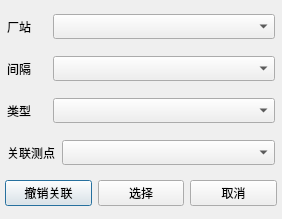
<?xml version="1.0" encoding="UTF-8"?>
<ui version="4.0">
 <class>pointSelectDlg</class>
 <widget class="QDialog" name="pointSelectDlg">
  <property name="geometry">
   <rect>
    <x>0</x>
    <y>0</y>
    <width>282</width>
    <height>219</height>
   </rect>
  </property>
  <property name="minimumSize">
   <size>
    <width>282</width>
    <height>219</height>
   </size>
  </property>
  <property name="maximumSize">
   <size>
    <width>16777215</width>
    <height>16777215</height>
   </size>
  </property>
  <property name="baseSize">
   <size>
    <width>282</width>
    <height>219</height>
   </size>
  </property>
  <property name="windowTitle">
   <string>测点关联定义</string>
  </property>
  <property name="windowIcon">
   <iconset resource="../mainwindow.qrc">
    <normaloff>:/image/config.png</normaloff>:/image/config.png</iconset>
  </property>
  <layout class="QVBoxLayout" name="verticalLayout">
   <property name="leftMargin">
    <number>5</number>
   </property>
   <property name="topMargin">
    <number>5</number>
   </property>
   <property name="rightMargin">
    <number>5</number>
   </property>
   <property name="bottomMargin">
    <number>5</number>
   </property>
   <item>
    <layout class="QHBoxLayout" name="horizontalLayout" stretch="1,5">
     <property name="spacing">
      <number>2</number>
     </property>
     <property name="sizeConstraint">
      <enum>QLayout::SetDefaultConstraint</enum>
     </property>
     <property name="leftMargin">
      <number>2</number>
     </property>
     <property name="topMargin">
      <number>2</number>
     </property>
     <property name="rightMargin">
      <number>2</number>
     </property>
     <property name="bottomMargin">
      <number>2</number>
     </property>
     <item>
      <widget class="QLabel" name="label">
       <property name="minimumSize">
        <size>
         <width>25</width>
         <height>0</height>
        </size>
       </property>
       <property name="text">
        <string>厂站</string>
       </property>
      </widget>
     </item>
     <item>
      <widget class="QComboBox" name="stationCombo">
       <property name="minimumSize">
        <size>
         <width>0</width>
         <height>25</height>
        </size>
       </property>
      </widget>
     </item>
    </layout>
   </item>
   <item>
    <layout class="QHBoxLayout" name="horizontalLayout_2" stretch="1,5">
     <property name="spacing">
      <number>1</number>
     </property>
     <property name="leftMargin">
      <number>2</number>
     </property>
     <property name="topMargin">
      <number>2</number>
     </property>
     <property name="rightMargin">
      <number>2</number>
     </property>
     <property name="bottomMargin">
      <number>2</number>
     </property>
     <item>
      <widget class="QLabel" name="label_2">
       <property name="text">
        <string>间隔</string>
       </property>
      </widget>
     </item>
     <item>
      <widget class="QComboBox" name="groupCombo">
       <property name="minimumSize">
        <size>
         <width>0</width>
         <height>25</height>
        </size>
       </property>
      </widget>
     </item>
    </layout>
   </item>
   <item>
    <layout class="QHBoxLayout" name="horizontalLayout_3" stretch="1,5">
     <property name="spacing">
      <number>2</number>
     </property>
     <property name="leftMargin">
      <number>2</number>
     </property>
     <property name="topMargin">
      <number>2</number>
     </property>
     <property name="rightMargin">
      <number>2</number>
     </property>
     <property name="bottomMargin">
      <number>2</number>
     </property>
     <item>
      <widget class="QLabel" name="label_3">
       <property name="text">
        <string>类型</string>
       </property>
      </widget>
     </item>
     <item>
      <widget class="QComboBox" name="typeCombo">
       <property name="minimumSize">
        <size>
         <width>0</width>
         <height>25</height>
        </size>
       </property>
      </widget>
     </item>
    </layout>
   </item>
   <item>
    <layout class="QHBoxLayout" name="horizontalLayout_4" stretch="1,4">
     <property name="spacing">
      <number>2</number>
     </property>
     <property name="leftMargin">
      <number>2</number>
     </property>
     <property name="topMargin">
      <number>2</number>
     </property>
     <property name="rightMargin">
      <number>2</number>
     </property>
     <property name="bottomMargin">
      <number>2</number>
     </property>
     <item>
      <widget class="QLabel" name="label_4">
       <property name="text">
        <string>关联测点</string>
       </property>
      </widget>
     </item>
     <item>
      <widget class="QComboBox" name="relatedPointCombo">
       <property name="minimumSize">
        <size>
         <width>0</width>
         <height>25</height>
        </size>
       </property>
      </widget>
     </item>
    </layout>
   </item>
   <item>
    <layout class="QHBoxLayout" name="horizontalLayout_5">
     <item>
      <widget class="QPushButton" name="undoBtn">
       <property name="text">
        <string>撤销关联</string>
       </property>
      </widget>
     </item>
     <item>
      <widget class="QPushButton" name="okBtn">
       <property name="text">
        <string>选择</string>
       </property>
      </widget>
     </item>
     <item>
      <widget class="QPushButton" name="noBtn">
       <property name="text">
        <string>取消</string>
       </property>
      </widget>
     </item>
    </layout>
   </item>
  </layout>
 </widget>
 <resources>
  <include location="../mainwindow.qrc"/>
 </resources>
 <connections>
  <connection>
   <sender>groupCombo</sender>
   <signal>currentIndexChanged(int)</signal>
   <receiver>pointSelectDlg</receiver>
   <slot>currentGroupChanged(int)</slot>
   <hints>
    <hint type="sourcelabel">
     <x>247</x>
     <y>71</y>
    </hint>
    <hint type="destinationlabel">
     <x>269</x>
     <y>85</y>
    </hint>
   </hints>
  </connection>
  <connection>
   <sender>relatedPointCombo</sender>
   <signal>currentIndexChanged(int)</signal>
   <receiver>pointSelectDlg</receiver>
   <slot>currentPointChanged(int)</slot>
   <hints>
    <hint type="sourcelabel">
     <x>240</x>
     <y>154</y>
    </hint>
    <hint type="destinationlabel">
     <x>272</x>
     <y>155</y>
    </hint>
   </hints>
  </connection>
  <connection>
   <sender>undoBtn</sender>
   <signal>clicked()</signal>
   <receiver>pointSelectDlg</receiver>
   <slot>dropRelation()</slot>
   <hints>
    <hint type="sourcelabel">
     <x>74</x>
     <y>199</y>
    </hint>
    <hint type="destinationlabel">
     <x>92</x>
     <y>205</y>
    </hint>
   </hints>
  </connection>
  <connection>
   <sender>okBtn</sender>
   <signal>clicked()</signal>
   <receiver>pointSelectDlg</receiver>
   <slot>selectRelation()</slot>
   <hints>
    <hint type="sourcelabel">
     <x>156</x>
     <y>191</y>
    </hint>
    <hint type="destinationlabel">
     <x>187</x>
     <y>201</y>
    </hint>
   </hints>
  </connection>
  <connection>
   <sender>noBtn</sender>
   <signal>clicked()</signal>
   <receiver>pointSelectDlg</receiver>
   <slot>reject()</slot>
   <hints>
    <hint type="sourcelabel">
     <x>235</x>
     <y>198</y>
    </hint>
    <hint type="destinationlabel">
     <x>263</x>
     <y>213</y>
    </hint>
   </hints>
  </connection>
  <connection>
   <sender>typeCombo</sender>
   <signal>currentIndexChanged(int)</signal>
   <receiver>pointSelectDlg</receiver>
   <slot>currentTypeChanged(int)</slot>
   <hints>
    <hint type="sourcelabel">
     <x>116</x>
     <y>113</y>
    </hint>
    <hint type="destinationlabel">
     <x>13</x>
     <y>84</y>
    </hint>
   </hints>
  </connection>
 </connections>
 <slots>
  <slot>currentGroupChanged(int)</slot>
  <slot>currentPointChanged(int)</slot>
  <slot>dropRelation()</slot>
  <slot>selectRelation()</slot>
  <slot>cancelRelation()</slot>
  <slot>currentTypeChanged(int)</slot>
 </slots>
</ui>
